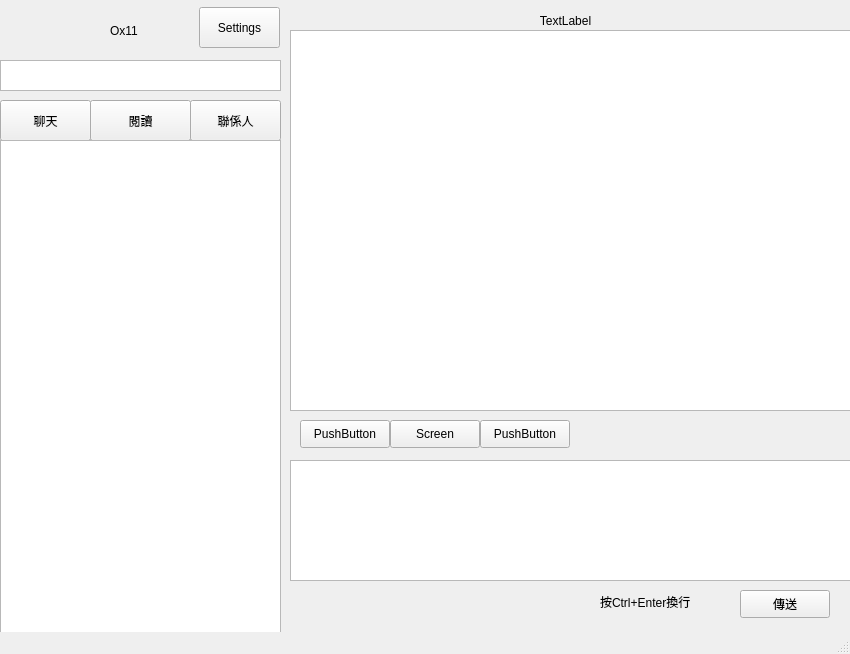
<?xml version="1.0" encoding="UTF-8"?>
<ui version="4.0">
 <class>wechat</class>
 <widget class="QMainWindow" name="wechat">
  <property name="geometry">
   <rect>
    <x>0</x>
    <y>0</y>
    <width>850</width>
    <height>654</height>
   </rect>
  </property>
  <property name="windowTitle">
   <string>WeChat</string>
  </property>
  <widget class="QWidget" name="centralwidget">
   <widget class="QLabel" name="userNameLabel">
    <property name="geometry">
     <rect>
      <x>110</x>
      <y>10</y>
      <width>81</width>
      <height>41</height>
     </rect>
    </property>
    <property name="text">
     <string>Ox11</string>
    </property>
   </widget>
   <widget class="QTextEdit" name="searchButton">
    <property name="geometry">
     <rect>
      <x>0</x>
      <y>60</y>
      <width>281</width>
      <height>31</height>
     </rect>
    </property>
    <property name="lineWrapMode">
     <enum>QTextEdit::NoWrap</enum>
    </property>
   </widget>
   <widget class="QPushButton" name="chatButton">
    <property name="geometry">
     <rect>
      <x>0</x>
      <y>100</y>
      <width>91</width>
      <height>41</height>
     </rect>
    </property>
    <property name="toolTip">
     <string>聊天</string>
    </property>
    <property name="text">
     <string>聊天</string>
    </property>
   </widget>
   <widget class="QPushButton" name="readButton">
    <property name="geometry">
     <rect>
      <x>90</x>
      <y>100</y>
      <width>101</width>
      <height>41</height>
     </rect>
    </property>
    <property name="text">
     <string>閱讀</string>
    </property>
   </widget>
   <widget class="QPushButton" name="contact">
    <property name="geometry">
     <rect>
      <x>190</x>
      <y>100</y>
      <width>91</width>
      <height>41</height>
     </rect>
    </property>
    <property name="text">
     <string>聯係人</string>
    </property>
   </widget>
   <widget class="QPushButton" name="settingsButton">
    <property name="geometry">
     <rect>
      <x>199</x>
      <y>7</y>
      <width>81</width>
      <height>41</height>
     </rect>
    </property>
    <property name="text">
     <string>Settings</string>
    </property>
   </widget>
   <widget class="QLabel" name="currentChatName">
    <property name="geometry">
     <rect>
      <x>290</x>
      <y>10</y>
      <width>551</width>
      <height>21</height>
     </rect>
    </property>
    <property name="text">
     <string>TextLabel</string>
    </property>
    <property name="alignment">
     <set>Qt::AlignCenter</set>
    </property>
   </widget>
   <widget class="QTextEdit" name="draftMessage">
    <property name="geometry">
     <rect>
      <x>290</x>
      <y>460</y>
      <width>561</width>
      <height>121</height>
     </rect>
    </property>
   </widget>
   <widget class="QPushButton" name="sendButton">
    <property name="geometry">
     <rect>
      <x>740</x>
      <y>590</y>
      <width>90</width>
      <height>28</height>
     </rect>
    </property>
    <property name="text">
     <string>傳送</string>
    </property>
   </widget>
   <widget class="QLabel" name="sendTipLabel">
    <property name="geometry">
     <rect>
      <x>600</x>
      <y>592</y>
      <width>121</width>
      <height>20</height>
     </rect>
    </property>
    <property name="text">
     <string>按Ctrl+Enter換行</string>
    </property>
   </widget>
   <widget class="QScrollBar" name="verticalScrollBar">
    <property name="geometry">
     <rect>
      <x>290</x>
      <y>30</y>
      <width>561</width>
      <height>381</height>
     </rect>
    </property>
    <property name="orientation">
     <enum>Qt::Vertical</enum>
    </property>
   </widget>
   <widget class="QTextEdit" name="messages">
    <property name="geometry">
     <rect>
      <x>290</x>
      <y>30</y>
      <width>561</width>
      <height>381</height>
     </rect>
    </property>
   </widget>
   <widget class="QPushButton" name="pushButton">
    <property name="geometry">
     <rect>
      <x>300</x>
      <y>420</y>
      <width>90</width>
      <height>28</height>
     </rect>
    </property>
    <property name="toolTip">
     <string>貼圖</string>
    </property>
    <property name="text">
     <string>PushButton</string>
    </property>
   </widget>
   <widget class="QPushButton" name="screenShotButton">
    <property name="geometry">
     <rect>
      <x>390</x>
      <y>420</y>
      <width>90</width>
      <height>28</height>
     </rect>
    </property>
    <property name="text">
     <string>Screen</string>
    </property>
   </widget>
   <widget class="QPushButton" name="fileChooseButton">
    <property name="geometry">
     <rect>
      <x>480</x>
      <y>420</y>
      <width>90</width>
      <height>28</height>
     </rect>
    </property>
    <property name="text">
     <string>PushButton</string>
    </property>
   </widget>
   <widget class="QTableView" name="chatHistoryTableView">
    <property name="geometry">
     <rect>
      <x>0</x>
      <y>140</y>
      <width>281</width>
      <height>511</height>
     </rect>
    </property>
   </widget>
   <widget class="QLabel" name="userHeadImage">
    <property name="geometry">
     <rect>
      <x>0</x>
      <y>10</y>
      <width>51</width>
      <height>41</height>
     </rect>
    </property>
    <property name="text">
     <string/>
    </property>
   </widget>
  </widget>
  <widget class="QStatusBar" name="statusbar"/>
 </widget>
 <resources/>
 <connections>
  <connection>
   <sender>chatButton</sender>
   <signal>clicked()</signal>
   <receiver>chatHistoryTableView</receiver>
   <slot>show()</slot>
   <hints>
    <hint type="sourcelabel">
     <x>45</x>
     <y>120</y>
    </hint>
    <hint type="destinationlabel">
     <x>140</x>
     <y>395</y>
    </hint>
   </hints>
  </connection>
  <connection>
   <sender>sendButton</sender>
   <signal>clicked()</signal>
   <receiver>messages</receiver>
   <slot>update()</slot>
   <hints>
    <hint type="sourcelabel">
     <x>784</x>
     <y>603</y>
    </hint>
    <hint type="destinationlabel">
     <x>570</x>
     <y>220</y>
    </hint>
   </hints>
  </connection>
 </connections>
</ui>
